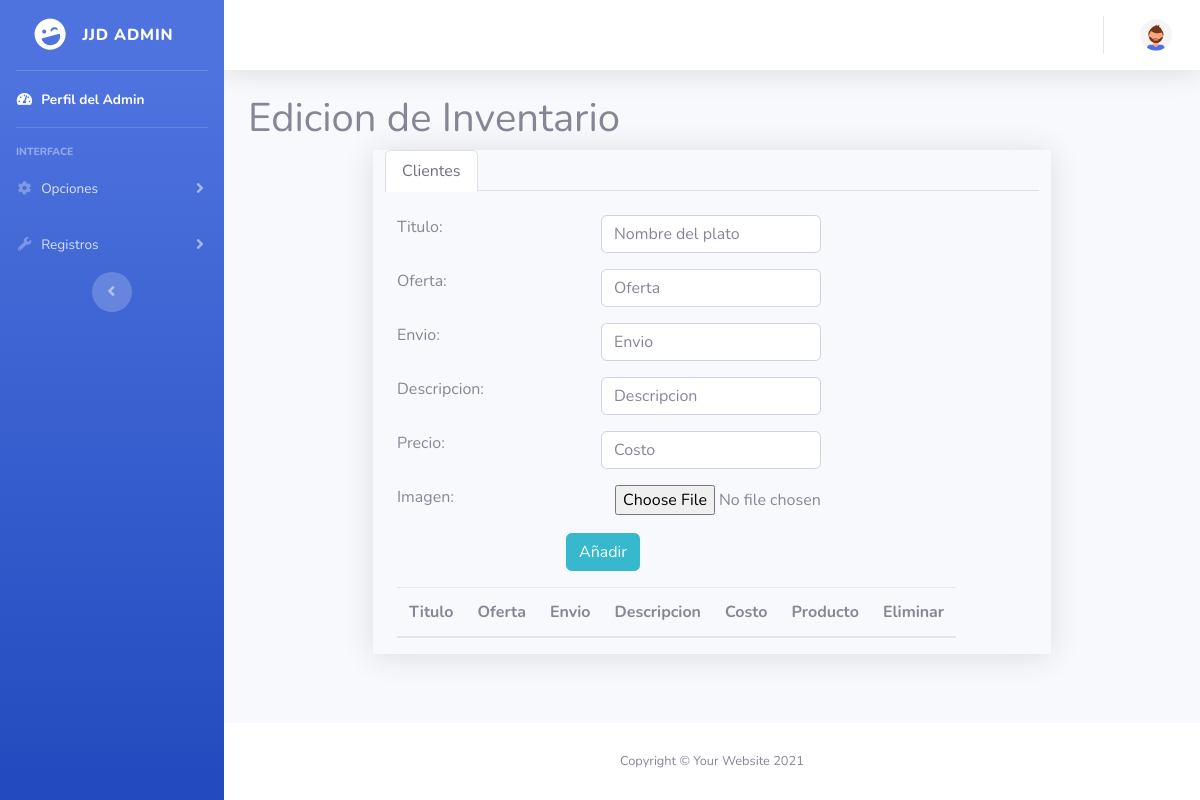
The page /Admin/Inventario.php (signed in) on the database as committed earlier.
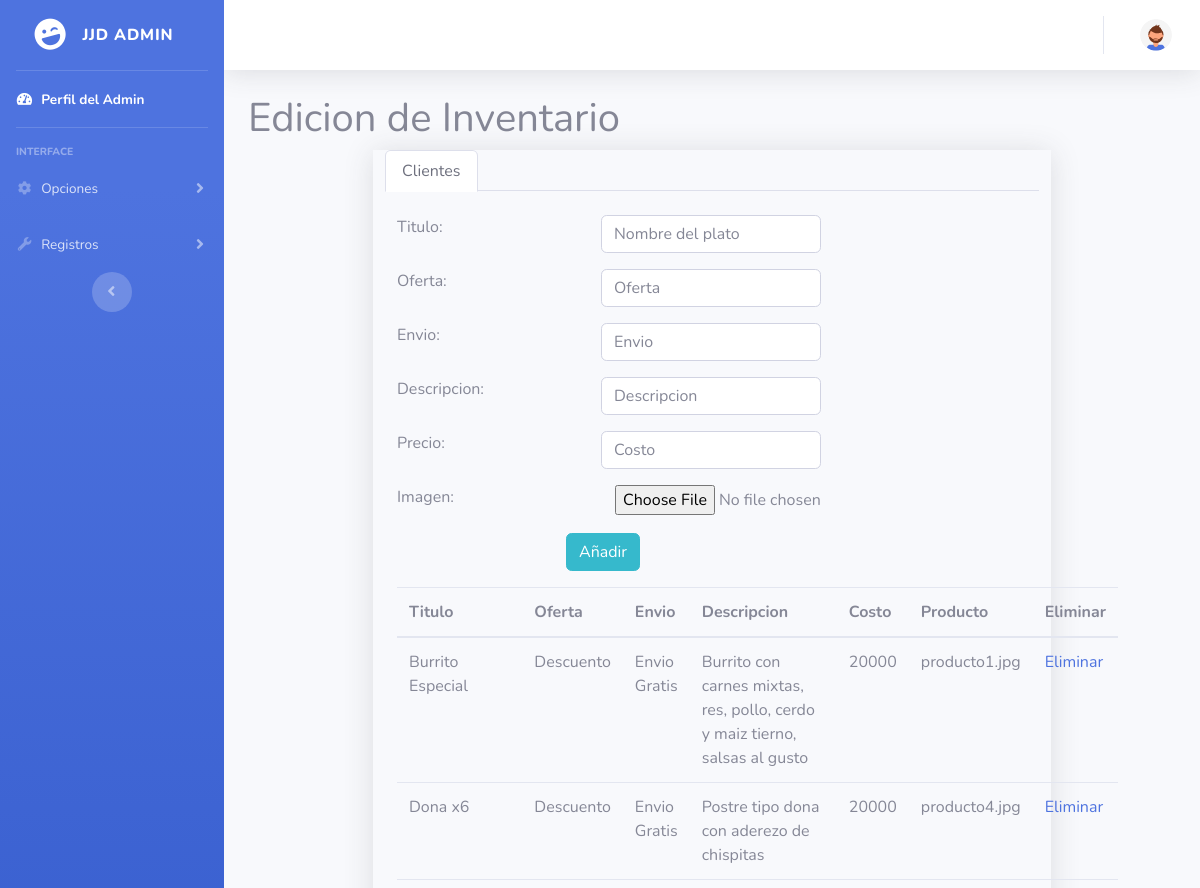
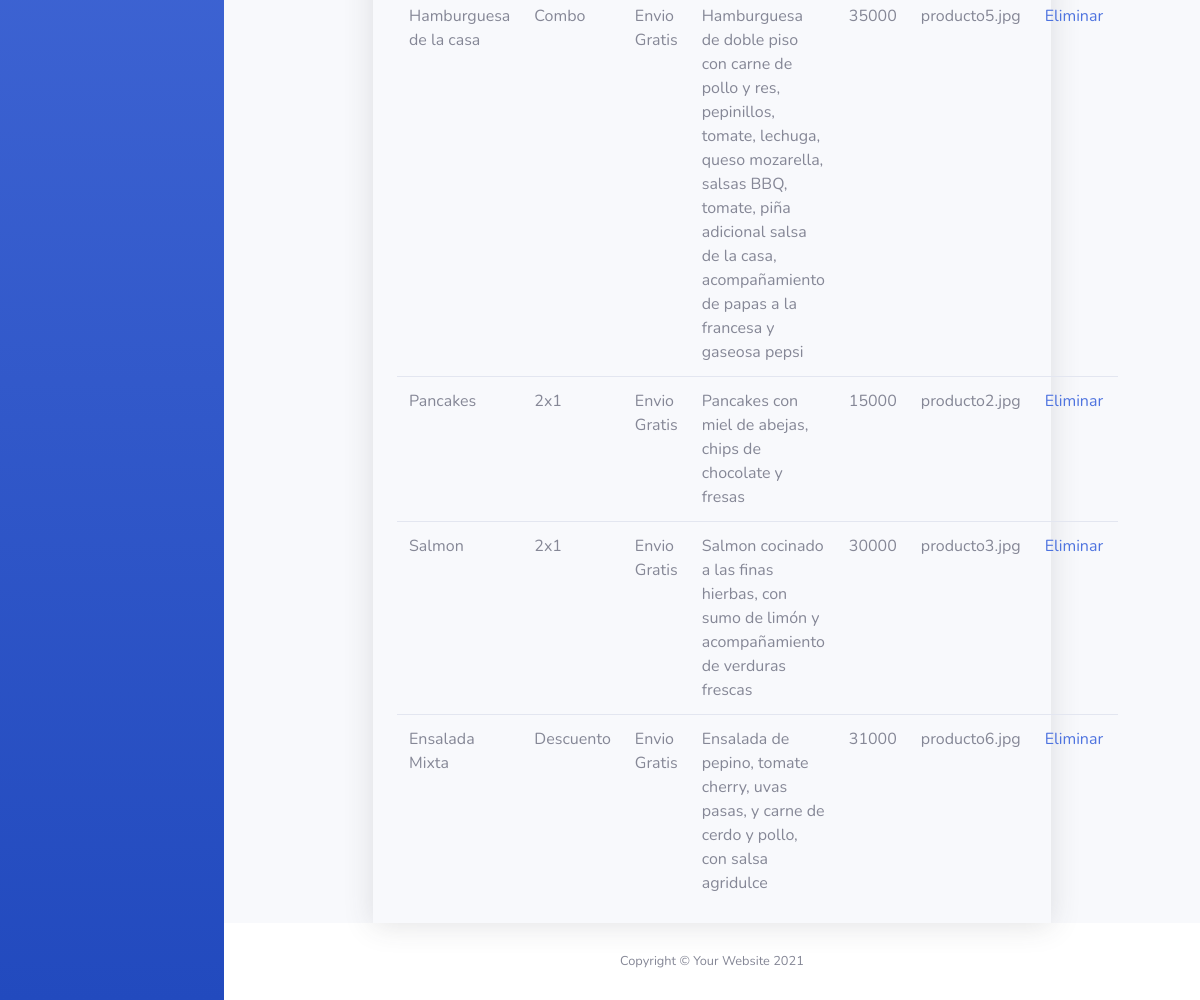
The same page on the database as committed later (2 pictures, top to bottom).
### tables this page shows
CREATE TABLE `platos` (
  `Titulo` varchar(200) NOT NULL,
  `Oferta` varchar(200) NOT NULL,
  `Envio` varchar(200) NOT NULL,
  `descripcion` varchar(500) NOT NULL,
  `precio` bigint(25) NOT NULL,
  `imagen` varchar(200) NOT NULL
);

### Admin/Inventario.php (the view)
<?php require_once "vistas/parte_superior.php" ?>
  <div class="container">
    <h1>Edicion de Inventario</h1>
    <div class="container">
      <div class="row">
       <div class="caja col-9 shadow mx-auto">
         <ul class="nav nav-tabs" id="myTab" role="tablist">
           <li class="nav-item" role="presentation">
             <button class="nav-link active" id="home-tab" data-bs-toggle="tab" data-bs-target="#home" type="button" role="tab" aria-controls="home" aria-selected="true">Clientes</button>
           </li>
         </ul>
         <br>
         <div class="tab-content" id="myTabContent" >
           <div class="tab-pane fade show active" id="home" role="tabpanel" aria-labelledby="home-tab">
               <div class="mx-auto">
                 <div class="col-8">
                      <form class="" action="edits/validarinv.php" method="get">
                        <div class="form-group row">
                          <label for="codigo" class="col-3">Titulo:</label>
                          <div class="ml-auto">
                            <input type="text" name="nomplato" value="" placeholder="Nombre del plato" class="form-control" required>
                          </div>
                        </div>
                        <div class="form-group row">
                          <label for="Usuario" class="col-3">Oferta:</label>
                          <div class="ml-auto ">
                            <input type="text" name="ofer" value="" placeholder="Oferta" class="form-control" required>
                          </div>
                        </div>
                        <div class="form-group row">
                          <label for="Usuario" class="col-3">Envio:</label>
                          <div class="ml-auto ">
                            <input type="text" name="envi" value="" placeholder="Envio" class="form-control" required>
                          </div>
                        </div>
                        <div class="form-group row">
                          <label for="Usuario" class="col-3">Descripcion:</label>
                          <div class="ml-auto ">
                            <input type="textarea" name="descri" value="" placeholder="Descripcion" class="form-control" required>
                          </div>
                        </div>
                        <div class="form-group row">
                          <label for="email" class="col-3">Precio: </label>
                           <div class="ml-auto ">
                            <input type="number" name="costo" value="" placeholder="Costo" class="form-control"  required>
                          </div>
                        </div>
                        <div class="form-group row">
                          <label for="Telefono" class="col-3">Imagen: </label>
                           <div class="ml-auto col-6">
                            <input type="file" name="imagen" value=""  required>
                          </div>
                        </div>
                        <div class="form-group text-center">
                          <button type="submit" name="button" class="btn btn-info">Añadir</button>
                        </div>
                      </form>
                      <table class="table table-responsive-sm ">
                      <thead>
                          <tr>
                          <th scope="col">Titulo</th>
                          <th scope="col">Oferta</th>
                          <th scope="col">Envio</th>
                          <th scope="col">Descripcion</th>
                          <th scope="col">Costo</th>
                          <th scope="col">Producto</th>
                          <th scope="col">Eliminar</th>
                          </tr>
                      </thead>
                    <div>
                      <tbody>
                      <?php
                      $conexion = mysqli_connect("localhost","root","","jjd-food");
                      $consulta = "SELECT * FROM `platos`";
                      $resultado = mysqli_query($conexion, $consulta);
                      while ($Rows = mysqli_fetch_array($resultado)) {
                        echo "<tr>";
                        echo "<td>$Rows[0]</td>";
                        echo "<td>$Rows[1]</td>";
                        echo "<td>$Rows[2]</td>";
                        echo "<td>$Rows[3]</td>";
                        echo "<td>$Rows[4]</td>";
                        echo "<td>$Rows[5]</td>";
                        echo "<td><a href='edits/Eliminarinv.php?nombreplato=$Rows[0]'>Eliminar</a> </td>";
                        echo "</tr>";
                      }
                        ?>
                      </tbody>
                      </table>
                      </div>
                    </div>
                      </div>
              </div>
            </div>
              </div>
              </div>
  </div>
<?php require_once "vistas/parte_inferior.php" ?>

Rows that differ between the two databases and show on the page:
added platos: Titulo "Burrito Especial", Oferta "Descuento", Envio "Envio Gratis", descripcion "Burrito con carnes mixtas, res, pollo, cerdo y maiz tierno, salsas al gusto", precio "20000", imagen "producto1.jpg"
added platos: Titulo "Dona x6", Oferta "Descuento", Envio "Envio Gratis", descripcion "Postre tipo dona con aderezo de chispitas", precio "20000", imagen "producto4.jpg"
added platos: Titulo "Hamburguesa de la casa", Oferta "Combo", Envio "Envio Gratis", descripcion "Hamburguesa de doble piso con carne de pollo y res, pepinillos, tomate, lechuga, queso mozarella, salsas BBQ, tomate, piña adicional salsa de la casa, acompañamiento de papas a la francesa y gaseosa pepsi", precio "35000", imagen "producto5.jpg"
added platos: Titulo "Pancakes", Oferta "2x1", Envio "Envio Gratis", descripcion "Pancakes con miel de abejas, chips de chocolate y fresas", precio "15000", imagen "producto2.jpg"
added platos: Titulo "Salmon", Oferta "2x1", Envio "Envio Gratis", descripcion "Salmon cocinado a las finas hierbas, con sumo de limón y acompañamiento de verduras frescas", precio "30000", imagen "producto3.jpg"
added platos: Titulo "Ensalada Mixta", Oferta "Descuento", Envio "Envio Gratis", descripcion "Ensalada de pepino, tomate cherry, uvas pasas, y carne de cerdo y pollo, con salsa agridulce", precio "31000", imagen "producto6.jpg"
